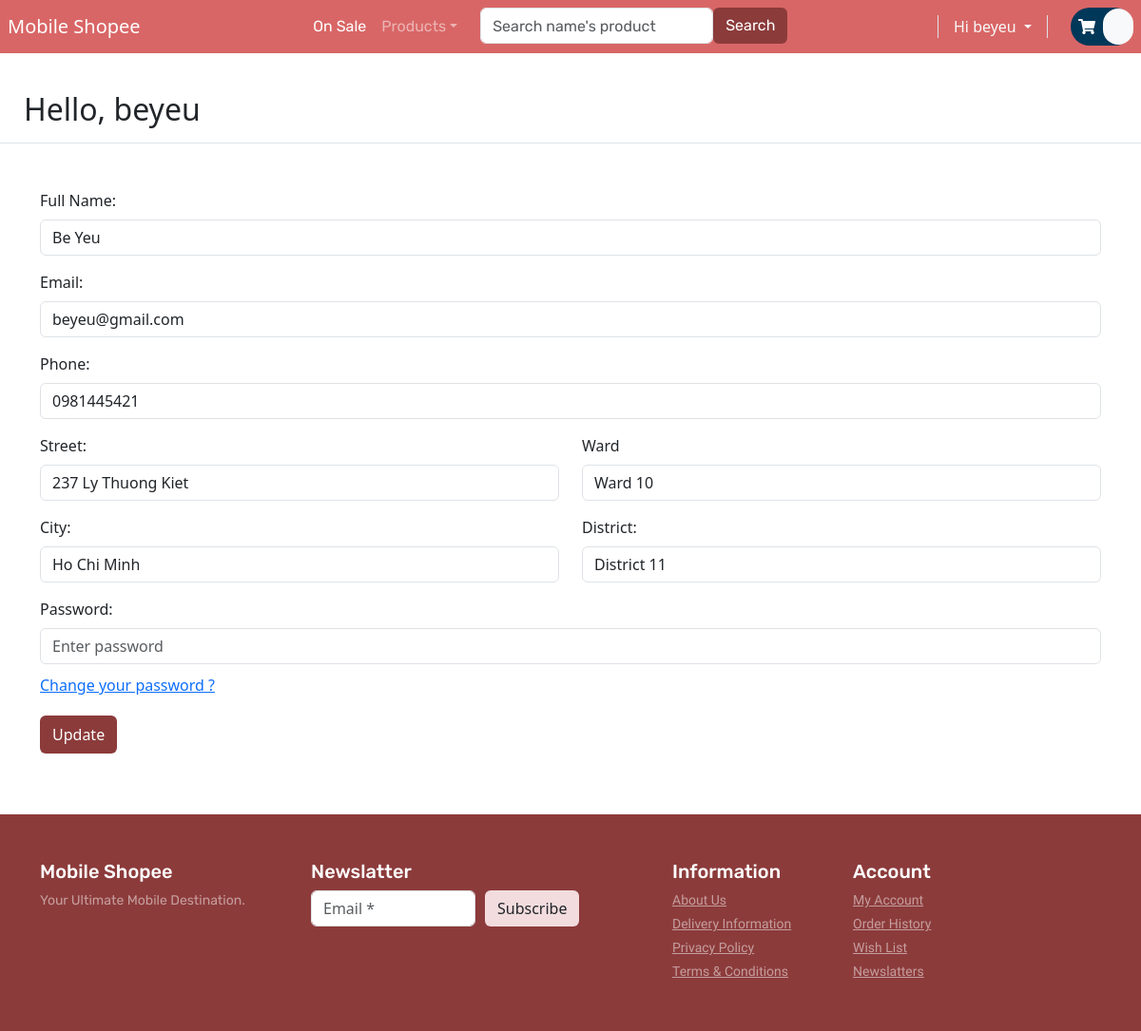
/profile.php (signed in), run on the app's committed database.
### tables this page shows
CREATE TABLE `user` (
  `user_id` varchar(255) NOT NULL,
  `email` varchar(100) NOT NULL,
  `username` varchar(100) NOT NULL,
  `password` varchar(100) NOT NULL,
  `street` varchar(255) NOT NULL,
  `district` varchar(30) NOT NULL,
  `city` varchar(100) NOT NULL,
  `phone_number` varchar(100) NOT NULL,
  `status` int(11) NOT NULL DEFAULT 1,
  `is_admin` tinyint(1) NOT NULL DEFAULT 0,
  `register_date` datetime NOT NULL DEFAULT current_timestamp(),
  `updated_at` datetime NOT NULL DEFAULT current_timestamp(),
  `fullname` varchar(255) NOT NULL,
  `ward` varchar(255) NOT NULL
);

### profile.php (the view, shortened to what this page needs)
<?php include ('header.php');
if (isset($_SESSION['username'])) ?>
<br><br><br>
<div class="d-flex text-center justify-content-between flex-wrap flex-md-nowrap align-items-center pt-4 pb-2 mb-5 border-bottom">
  <h1  class="h2 text-center ">&nbsp;&nbsp;&nbsp;Hello, <?php echo $_SESSION['username'] ?></h1>
</div>
<?php
$customer_id = $_SESSION['user_id'];
$sql = "SELECT * FROM `user` WHERE `user_id` = ? AND is_admin = 0 ";
$select = $conn->prepare($sql);
$select->bind_param("s", $customer_id);
$select->execute();
$result = $select->get_result();
if ($result->num_rows == 1) {
  $row1 = $result->fetch_assoc();
  $distrc = $row1['district'];
  ?>
  <form method="post" enctype='multipart/form-data' class="container" onsubmit="return checkPassword()">
    <div class="form-group">
      <label for="fullname">Full Name:</label>
      <input type="text" class="form-control" name="fullname" value="<?php echo $row1['fullname'] ?>">
    </div>
    <div class="form-group">
      <label for="email">Email:</label>
      <input type="text" class="form-control" name="email" value="<?php echo $row1['email'] ?>">
    </div>
    <div class="form-group">
      <label for="phone">Phone:</label>
      <input type="text" class="form-control" name="phone" value="<?php echo $row1['phone_number'] ?>">
    </div>
    <div class="row">
        <div class="col-md-6">
        <div class="form-group">
      <label for="street">Street:</label>
      <input type="text" class="form-control" name="street" value="<?php echo $row1['street']  ?>">
    </div>
        </div>
      <div class="col-md-6">
								<label for="ward">Ward</label>
								<select id="ward" name="ward" class="form-control" required>
                <option value="<?php echo $row1['ward'] ?> "><?php echo $row1['ward']  ?></option>
                                </select>							</div>
      </div>
    <div class="row">
      <div class="col-6">
        <div class="form-group">
          <label>City: </label>
          <select id="city" name="city" class="form-control">
            <option value="<?php echo $row1['city'] ?> "><?php echo $row1['city'] ?></option>
          </select>
        </div>
      </div>
      <div class="col-6">
        <div class="form-group">
          <label>District: </label>
          <select id="district" name="district" class="form-control">
            <option value="<?php echo $distrc ?> "><?php echo $distrc ?> </option>
          </select>
        </div>
      </div>
    </div>
    <div class="form-group" style="margin-bottom:20px" id="box-password">
      <label for="password">Password:</label>
      <div class="row-6">
        <input type="password" class="form-control" placeholder="Enter password" id="password" name="password" style="margin-bottom:10px"
          required>
      </div>
      <div class="row-6">
        <a href="#" id="click-re-password">Change your password ?</a>
      </div>
    </div>
    <div class="form-group">
      <button type="submit" style="height:40px" name="update_btn" class="btn sbtn">Update</button>
    </div>
  </form>
<?php } else {
  echo '<p class="empty">no product user!</p>';
}
?>
<?php include ('footer.php'); ?>

### style.css (style rules this page uses)
button, button:focus { outline: none !important; box-shadow: none !important; }
body { display: flex; flex-direction: column; min-height: 100vh; margin: 0; }

### header.php (style rules this page uses)
.sbtn { background: #8C3B3B; color: white; }

### data on the page
user: fullname "Be Yeu", email "beyeu@gmail.com", phone "0981445421", street "237 Ly Thuong Kiet", ward "Ward 10", city "Ho Chi Minh", district "District 11"

### other printed values
$_SESSION['username'] "beyeu"
